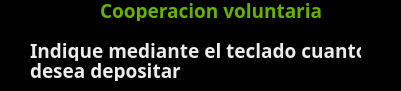
    <widget class="QGroupBox" name="groupBox_38">
     <property name="geometry">
      <rect>
       <x>80</x>
       <y>190</y>
       <width>401</width>
       <height>91</height>
      </rect>
     </property>
     <property name="styleSheet">
      <string notr="true">background-color: rgba(0, 0, 0, 100%);
border-radius:20%;</string>
     </property>
     <property name="title">
      <string/>
     </property>
     <widget class="QLabel" name="hs_3">
      <property name="geometry">
       <rect>
        <x>100</x>
        <y>0</y>
        <width>221</width>
        <height>21</height>
       </rect>
      </property>
      <property name="font">
       <font>
        <family>Droid Sans</family>
        <pointsize>14</pointsize>
        <weight>75</weight>
        <italic>false</italic>
        <bold>true</bold>
       </font>
      </property>
      <property name="styleSheet">
       <string notr="true">background-color:transparent;
color:rgb(101, 179, 0);

</string>
      </property>
      <property name="text">
       <string>Cooperacion voluntaria</string>
      </property>
     </widget>
     <widget class="QLabel" name="hs_17">
      <property name="geometry">
       <rect>
        <x>30</x>
        <y>40</y>
        <width>331</width>
        <height>21</height>
       </rect>
      </property>
      <property name="font">
       <font>
        <family>Droid Sans</family>
        <pointsize>14</pointsize>
        <weight>75</weight>
        <italic>false</italic>
        <bold>true</bold>
       </font>
      </property>
      <property name="styleSheet">
       <string notr="true">background-color:transparent;
color:rgb(236, 236, 236);
</string>
      </property>
      <property name="text">
       <string>Indique mediante el teclado cuanto</string>
      </property>
     </widget>
     <widget class="QLabel" name="hs_18">
      <property name="geometry">
       <rect>
        <x>30</x>
        <y>60</y>
        <width>331</width>
        <height>21</height>
       </rect>
      </property>
      <property name="font">
       <font>
        <family>Droid Sans</family>
        <pointsize>14</pointsize>
        <weight>75</weight>
        <italic>false</italic>
        <bold>true</bold>
       </font>
      </property>
      <property name="styleSheet">
       <string notr="true">background-color:transparent;
color:rgb(236, 236, 236);
</string>
      </property>
      <property name="text">
       <string>desea depositar</string>
      </property>
     </widget>
    </widget>
